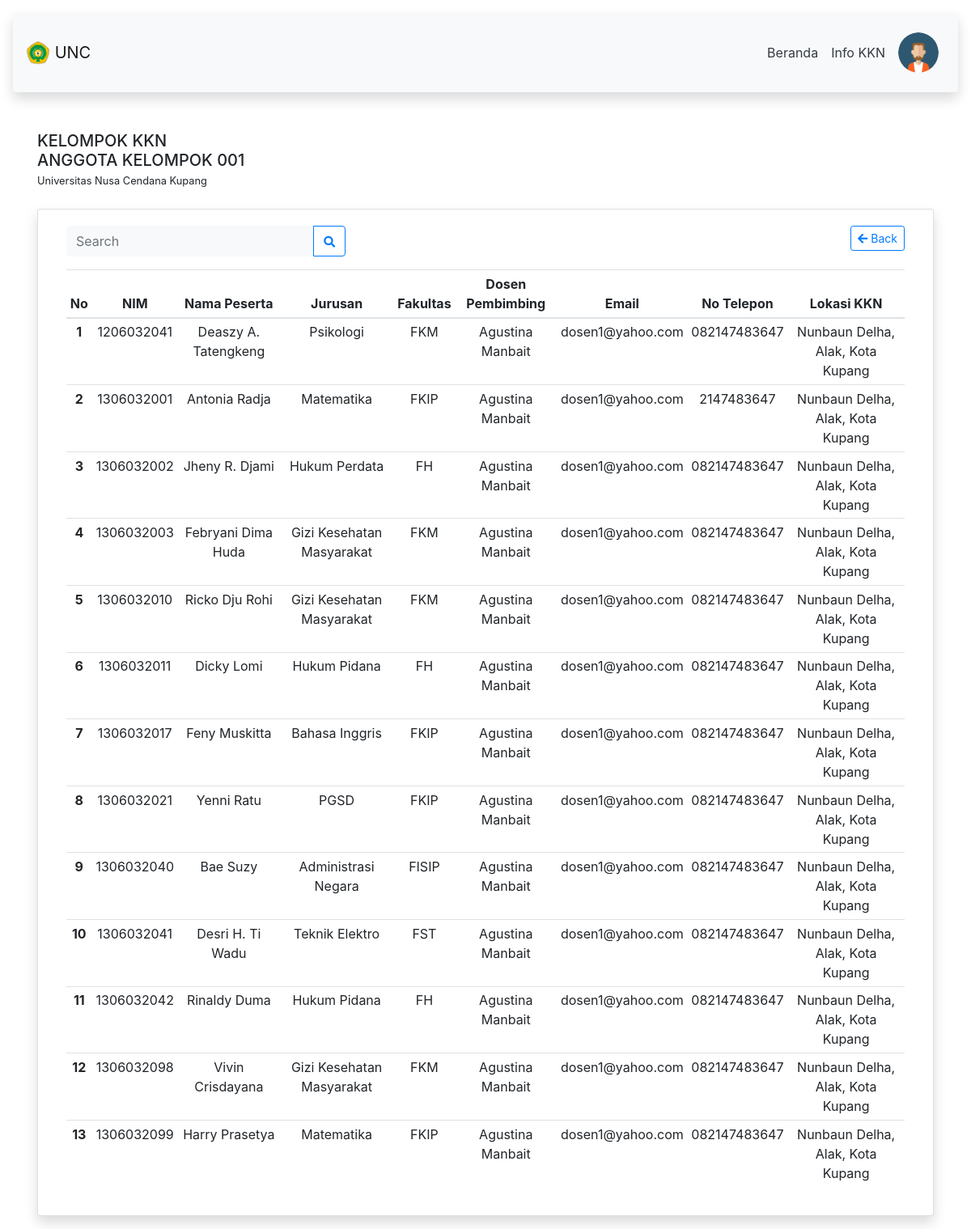
Page /views/kelompok-detail?id=17&nama=001 (signed in) on the committed database.
### tables this page shows
CREATE TABLE `kelompok` (
  `id_kelompok` int(11) NOT NULL,
  `id_dosen` int(11) NOT NULL,
  `id_desa` int(11) NOT NULL,
  `nama_kelompok` varchar(50) NOT NULL
);

CREATE TABLE `mahasiswa` (
  `id_mhs` int(11) NOT NULL,
  `nim` int(10) NOT NULL,
  `nama_mhs` varchar(100) NOT NULL,
  `id_jurusan` int(11) NOT NULL,
  `email` varchar(25) NOT NULL,
  `hp` varchar(12) NOT NULL DEFAULT '0',
  `sks` int(11) NOT NULL,
  `semester` int(11) NOT NULL,
  `id_kelompok` int(11) NOT NULL,
  `laporan` varchar(100) NOT NULL DEFAULT '-',
  `bukti_regis` varchar(200) NOT NULL,
  `bukti_khs_akir` varchar(125) NOT NULL,
  `tgl_daftar` varchar(35) NOT NULL,
  `id_status` int(11) NOT NULL DEFAULT 3
);

CREATE TABLE `jurusan` (
  `id_jurusan` int(11) NOT NULL,
  `nama_jurusan` varchar(25) NOT NULL,
  `id_fakultas` int(11) NOT NULL
);

CREATE TABLE `fakultas` (
  `id_fakultas` int(11) NOT NULL,
  `nama_fakultas` varchar(50) NOT NULL
);

CREATE TABLE `dosen` (
  `id_dosen` int(11) NOT NULL,
  `nip` int(11) NOT NULL,
  `nama_dosen` varchar(100) DEFAULT NULL,
  `email` varchar(100) DEFAULT NULL,
  `password` varchar(100) NOT NULL,
  `no_hp` varchar(13) DEFAULT '-',
  `id_jurusan` int(11) DEFAULT 6,
  `role_id` int(11) NOT NULL
);

CREATE TABLE `desa` (
  `id_desa` int(11) NOT NULL,
  `nama_desa` varchar(50) NOT NULL,
  `id_kecamatan` int(11) NOT NULL,
  `id_pembimbing` int(11) NOT NULL
);

CREATE TABLE `kecamatan` (
  `id_kecamatan` int(11) NOT NULL,
  `nama_kecamatan` varchar(50) NOT NULL,
  `id_kabupaten` int(11) NOT NULL
);

CREATE TABLE `kabupaten` (
  `id_kabupaten` int(11) NOT NULL,
  `nama_kabupaten` varchar(50) NOT NULL
);

### controller/script.php (called while the page is built, shortened)
<?php
    require_once("../controller/connect_db.php");
            if(isset($_GET['id'])){
                $id_kelompok=$_GET['id'];
                $kelompok_detail=mysqli_query($conn, "SELECT * FROM kelompok
                    JOIN mahasiswa ON kelompok.id_kelompok=mahasiswa.id_kelompok
                    JOIN desa ON kelompok.id_desa=desa.id_desa
                    JOIN kecamatan ON desa.id_kecamatan=kecamatan.id_kecamatan
                    JOIN kabupaten ON kecamatan.id_kabupaten=kabupaten.id_kabupaten
                    JOIN dosen ON kelompok.id_dosen=dosen.id_dosen
                    JOIN jurusan ON mahasiswa.id_jurusan=jurusan.id_jurusan
                    JOIN fakultas ON jurusan.id_fakultas=fakultas.id_fakultas
                    WHERE kelompok.id_kelompok='$id_kelompok'
                    AND kelompok.id_kelompok=mahasiswa.id_kelompok
                    AND kelompok.id_desa=desa.id_desa
                    AND desa.id_kecamatan=kecamatan.id_kecamatan
                    AND kecamatan.id_kabupaten=kabupaten.id_kabupaten
                    AND kelompok.id_dosen=dosen.id_dosen
                    AND mahasiswa.id_jurusan=jurusan.id_jurusan
                    AND jurusan.id_fakultas=fakultas.id_fakultas
                    AND kelompok.id_kelompok>1
                ");
            }

### application/views/kelompok-detail.php (the view, shortened to what this page needs)
<div class="container-fluid">
    <div class="row m-3 mt-5">
        <div class="col-md-12">
            <h5 class="text-uppercase mb-n3">
                Kelompok KKN
                <p>Anggota Kelompok <?= $nama?></p>
            </h5>
            <small>Universitas Nusa Cendana Kupang</small>
        </div>
        <div class="col-md-12 mt-4">
            <div class="card shadow rounded">
                <div class="card-body">
                    <div class="col-md-12 d-sm-flex justify-content-between">
                        <div class="col-md-4 m-0 p-0">
                            <form action="" method="POST">
                                <div class="input-group">
                                    <input type="text" class="form-control bg-light border-0 small" placeholder="Search" aria-label="Search" aria-describedby="basic-addon2" autofocus name="keyword">
                                    <div class="input-group-append">
                                        <button class="btn btn-outline-primary" type="submit" name="search-kelompok-detail">
                                            <i class="fas fa-search fa-sm"></i>
                                        </button>
                                    </div>
                                </div>
                            </form>
                        </div>
                        <div>
                            <a href="kelompok" class="btn btn-outline-primary btn-sm"><i class="fas fa-arrow-left"></i> Back</a>
                        </div>
                    </div>
                    <div class="col-md-12" id="scroll-x">
                        <table class="table table-hover text-center table-sm mt-3">
                            <thead>
                                <tr>
                                    <th scope="col">No</th>
                                    <th scope="col">NIM</th>
                                    <th scope="col">Nama Peserta</th>
                                    <th scope="col">Jurusan</th>
                                    <th scope="col">Fakultas</th>
                                    <th scope="col">Dosen Pembimbing</th>
                                    <th scope="col">Email</th>
                                    <th scope="col">No Telepon</th>
                                    <th scope="col">Lokasi KKN</th>
                                </tr>
                            </thead>
                            <tbody>
                                <?php $no=1;?>
                                <?php foreach($kelompok_detail as $row):?>
                                <tr>
                                    <th scope="row"><?= $no;?></th>
                                    <td><?= $row['nim']?></td>
                                    <td><?= $row['nama_mhs']?></td>
                                    <td><?= $row['nama_jurusan']?></td>
                                    <td><?= $row['nama_fakultas']?></td>
                                    <td><?= $row['nama_dosen']?></td>
                                    <td><?= $row['email']?></td>
                                    <td><?= $row['hp']?></td>
                                    <td><?= $row['nama_desa'].", ".$row['nama_kecamatan'].", ".$row['nama_kabupaten'];?></td>
                                </tr>
                                <?php $no++;?>
                                <?php endforeach;?>
                            </tbody>
                        </table>
                    </div>
                </div>
            </div>
        </div>
    </div>
</div>

### application/views/kelompok-detail.php (style rules this page uses)
#scroll-x { overflow-x: auto }

### rows in the picture
kelompok: mahasiswa.nim "1206032041", mahasiswa.nama_mhs "Deaszy A. Tatengkeng", jurusan.nama_jurusan "Psikologi", fakultas.nama_fakultas "FKM", id_dosen.nama_dosen "Agustina Manbait", id_dosen.email "dosen1@yahoo.com", mahasiswa.hp "082147483647", id_desa.nama_desa "Nunbaun Delha", kecamatan.nama_kecamatan "Alak", kabupaten.nama_kabupaten "Kota Kupang", mahasiswa.nim "1306032001", mahasiswa.nama_mhs "Antonia Radja", jurusan.nama_jurusan "Matematika", fakultas.nama_fakultas "FKIP", mahasiswa.hp "2147483647", mahasiswa.nim "1306032002", mahasiswa.nama_mhs "Jheny R. Djami", jurusan.nama_jurusan "Hukum Perdata", fakultas.nama_fakultas "FH", mahasiswa.nim "1306032003", mahasiswa.nama_mhs "Febryani Dima Huda", jurusan.nama_jurusan "Gizi Kesehatan Masyarakat", mahasiswa.nim "1306032010", mahasiswa.nama_mhs "Ricko Dju Rohi", mahasiswa.nim "1306032011", mahasiswa.nama_mhs "Dicky Lomi", jurusan.nama_jurusan "Hukum Pidana", mahasiswa.nim "1306032017", mahasiswa.nama_mhs "Feny Muskitta", jurusan.nama_jurusan "Bahasa Inggris", mahasiswa.nim "1306032021", mahasiswa.nama_mhs "Yenni Ratu", jurusan.nama_jurusan "PGSD", mahasiswa.nim "1306032040", mahasiswa.nama_mhs "Bae Suzy", jurusan.nama_jurusan "Administrasi Negara", fakultas.nama_fakultas "FISIP", mahasiswa.nim "1306032041", mahasiswa.nama_mhs "Desri H. Ti Wadu", jurusan.nama_jurusan "Teknik Elektro", fakultas.nama_fakultas "FST", mahasiswa.nim "1306032042", mahasiswa.nama_mhs "Rinaldy Duma", mahasiswa.nim "1306032098", mahasiswa.nama_mhs "Vivin Crisdayana", mahasiswa.nim "1306032099", mahasiswa.nama_mhs "Harry Prasetya"

### other values in the picture
$nama "001"
